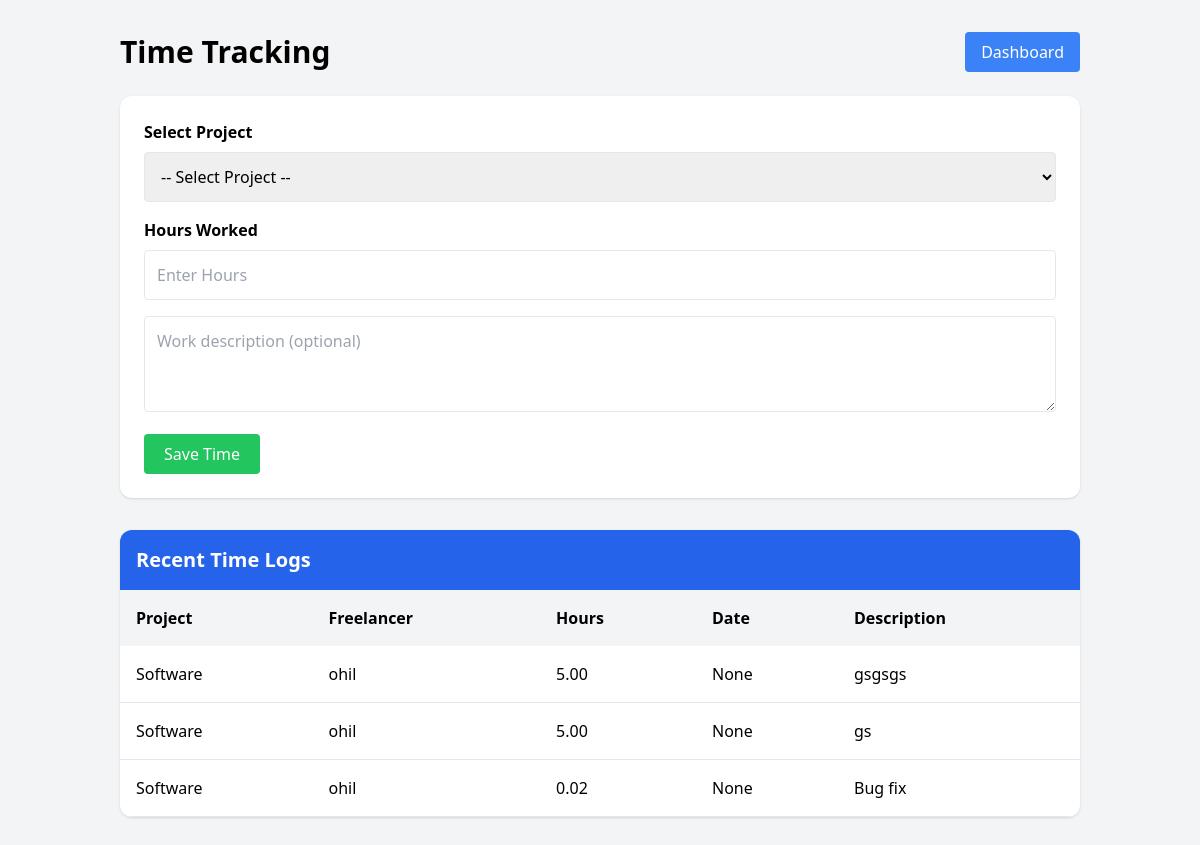
Page /time_tracking (signed in) on the committed database.
### tables this page shows
CREATE TABLE time_logs(
        id INTEGER PRIMARY KEY AUTOINCREMENT,
        project_id INTEGER,
        hours REAL,
        user_id INTEGER
    , description TEXT, date TIMESTAMP);

CREATE TABLE projects(
        id INTEGER PRIMARY KEY AUTOINCREMENT,
        name TEXT,
        type TEXT,
        rate INTEGER,
        status TEXT,
        user_id INTEGER
    , created_at TIMESTAMP, deadline TEXT, description TEXT);

CREATE TABLE users (
    id INTEGER PRIMARY KEY AUTOINCREMENT,
    username TEXT UNIQUE,
    password TEXT,
    role TEXT
, email TEXT, created_at TIMESTAMP, status TEXT);

### app.py (the view, shortened to what this page needs)
@app.route("/time_tracking", methods=["GET", "POST"])
@login_required
def time_tracking():
    user_id = session["user_id"]
    role = session["role"]
    conn = get_db_connection()
    error = None
    if role == "admin":
        projects = conn.execute("SELECT id, name FROM projects").fetchall()
        logs = conn.execute("""
            SELECT time_logs.*, projects.name as project_name, users.username
            FROM time_logs
            JOIN projects ON time_logs.project_id = projects.id
            JOIN users ON time_logs.user_id = users.id
            ORDER BY time_logs.date DESC LIMIT 50
        """).fetchall()
    close_db_connection(conn)
    return render_template(
        "time_tracking.html",
        projects=projects,
        logs=logs,
        role=role,
        error=error,
        selected_project=request.form.get("project_id") if request.method == "POST" else request.args.get("project_id")
    )

### app.py (called while the page is built)
def login_required(f):
    @wraps(f)
    def decorated_function(*args, **kwargs):
        if "user_id" not in session:
            return redirect("/login")
        return f(*args, **kwargs)
    return decorated_function

### database.py (called while the page is built)
def get_db_connection():
    conn = sqlite3.connect(DATABASE_PATH)
    conn.row_factory = sqlite3.Row
    return conn

def close_db_connection(conn):
    if conn:
        conn.close()

### templates/time_tracking.html (shortened to what this page needs)
<!DOCTYPE html>
<html>
<head>
    <script src="https://cdn.tailwindcss.com"></script>
</head>
<body class="bg-gray-100 min-h-screen">
<div class="p-8 max-w-5xl mx-auto">
    <div class="flex justify-between items-center mb-6">
        <h1 class="text-3xl font-bold">Time Tracking</h1>
        <a href="/"
           class="bg-blue-500 text-white px-4 py-2 rounded hover:bg-blue-600">
            Dashboard
        </a>
    </div>
    <div class="bg-white p-6 rounded-xl shadow mb-8">
        <form method="POST">
            <label class="block mb-2 font-semibold">
                Select Project
            </label>
            <select name="project_id"
                    class="border p-3 w-full mb-4 rounded"
                    required>
                <option value="">-- Select Project --</option>
            </select>
            <label class="block mb-2 font-semibold">
                Hours Worked
            </label>
            <input
                type="number"
                step="0.1"
                min="0"
                name="hours"
                placeholder="Enter Hours"
                class="border p-3 w-full mb-4 rounded"
                required
            >
            <textarea
                name="description"
                placeholder="Work description (optional)"
                class="border p-3 w-full mb-4 rounded h-24"></textarea>
            <button type="submit"
                    class="bg-green-500 text-white px-5 py-2 rounded hover:bg-green-600">
                Save Time
            </button>
        </form>
    </div>
    <div class="bg-white rounded-xl shadow overflow-hidden">
        <div class="bg-blue-600 text-white p-4 text-xl font-bold">
            Recent Time Logs
        </div>
        <table class="w-full">
            <thead>
                <tr class="bg-gray-100">
                    <th class="p-4 text-left">Project</th>
                    {% if role == "admin" %}
                        <th class="p-4 text-left">Freelancer</th>
                    {% endif %}
                    <th class="p-4 text-left">Hours</th>
                    <th class="p-4 text-left">Date</th>
                    <th class="p-4 text-left">Description</th>
                </tr>
            </thead>
            <tbody>
                {% for log in logs %}
                <tr class="border-b">
                    <td class="p-4">{{ log.project_name }}</td>
                    {% if role == "admin" %}
                        <td class="p-4">{{ log.username }}</td>
                    {% endif %}
                    <td class="p-4">{{ "%.2f"|format(log.hours) }}</td>
                    <td class="p-4">{{ log.date }}</td>
                    <td class="p-4">{{ log.description }}</td>
                </tr>
                {% endfor %}
            </tbody>
        </table>
    </div>
</div>
</body>
</html>

### rows in the picture
time_logs: project_name "Software", username "ohil", hours "5.00", date "None", description "gsgsgs"
time_logs: project_name "Software", username "ohil", hours "5.00", date "None", description "gs"
time_logs: project_name "Software", username "ohil", hours "0.02", date "None", description "Bug fix"
